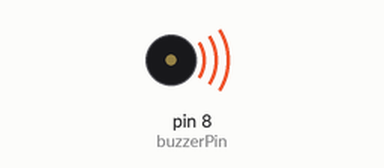
This sketch was run on a simulated Arduino Uno, built with avr-gcc and run on an emulated ATmega328P. Shown: buzzer (waves = sounding).

Above: at 0.1 s.
At 5.2 s:
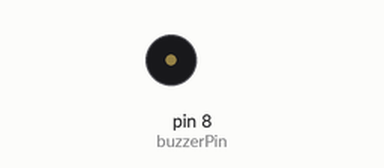
Timing chart, 0 to 6.7 s (numbered marks = the images above):
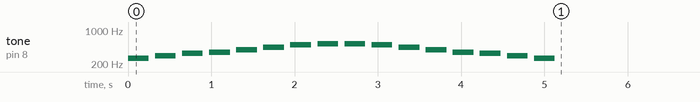

The sketch:

starter.ino
```cpp
#include "pitches.h"

int buzzerPin = 8;

// notes in the melody:
int melody[] = {
  NOTE_C4, NOTE_D4, NOTE_E4, NOTE_F4, NOTE_G4, NOTE_A4, NOTE_B4, NOTE_C5
};

// note durations: 4 = quarter note, 8 = eighth note, etc.:
int noteDurations[] = {
  4, 4, 4, 4, 4, 4, 4, 4
};

void setup() {

  // Serial.begin(9600);
  // printInt(noteCount, "Note count: ");

  int noteCount = sizeof(melody) / sizeof(melody[0]);
  for (int thisNote = 0; thisNote < noteCount; thisNote++) {
    int noteDuration = 1000 / noteDurations[thisNote];
    tone(buzzerPin, melody[thisNote], noteDuration);
    int pauseBetweenNotes = noteDuration * 1.30;
    delay(pauseBetweenNotes);
    noTone(buzzerPin);
  }

  for (int thisNote = noteCount - 1; thisNote >= 0; thisNote--) {
    int noteDuration = 1000 / noteDurations[thisNote];
    tone(buzzerPin, melody[thisNote], noteDuration);
    int pauseBetweenNotes = noteDuration * 1.30;
    delay(pauseBetweenNotes);
    noTone(buzzerPin);
  }

}

void loop() {

}
```

pitches.h
```cpp
/*************************************************
 * Public Constants
 *************************************************/
#define NOTE_B0  31
#define NOTE_C1  33
#define NOTE_CS1 35
#define NOTE_D1  37
#define NOTE_DS1 39
#define NOTE_E1  41
#define NOTE_F1  44
#define NOTE_FS1 46
#define NOTE_G1  49
#define NOTE_GS1 52
#define NOTE_A1  55
#define NOTE_AS1 58
#define NOTE_B1  62
#define NOTE_C2  65
#define NOTE_CS2 69
#define NOTE_D2  73
#define NOTE_DS2 78
#define NOTE_E2  82
#define NOTE_F2  87
#define NOTE_FS2 93
#define NOTE_G2  98
#define NOTE_GS2 104
#define NOTE_A2  110
#define NOTE_AS2 117
#define NOTE_B2  123
#define NOTE_C3  131
#define NOTE_CS3 139
#define NOTE_D3  147
#define NOTE_DS3 156
#define NOTE_E3  165
#define NOTE_F3  175
#define NOTE_FS3 185
#define NOTE_G3  196
#define NOTE_GS3 208
#define NOTE_A3  220
#define NOTE_AS3 233
#define NOTE_B3  247
#define NOTE_C4  262
#define NOTE_CS4 277
#define NOTE_D4  294
#define NOTE_DS4 311
#define NOTE_E4  330
#define NOTE_F4  349
#define NOTE_FS4 370
#define NOTE_G4  392
#define NOTE_GS4 415
#define NOTE_A4  440
#define NOTE_AS4 466
#define NOTE_B4  494
#define NOTE_C5  523
#define NOTE_CS5 554
#define NOTE_D5  587
#define NOTE_DS5 622
#define NOTE_E5  659
#define NOTE_F5  698
#define NOTE_FS5 740
#define NOTE_G5  784
#define NOTE_GS5 831
#define NOTE_A5  880
#define NOTE_AS5 932
#define NOTE_B5  988
#define NOTE_C6  1047
#define NOTE_CS6 1109
#define NOTE_D6  1175
#define NOTE_DS6 1245
#define NOTE_E6  1319
#define NOTE_F6  1397
#define NOTE_FS6 1480
#define NOTE_G6  1568
#define NOTE_GS6 1661
#define NOTE_A6  1760
#define NOTE_AS6 1865
#define NOTE_B6  1976
#define NOTE_C7  2093
#define NOTE_CS7 2217
#define NOTE_D7  2349
#define NOTE_DS7 2489
#define NOTE_E7  2637
#define NOTE_F7  2794
#define NOTE_FS7 2960
#define NOTE_G7  3136
#define NOTE_GS7 3322
#define NOTE_A7  3520
#define NOTE_AS7 3729
#define NOTE_B7  3951
#define NOTE_C8  4186
#define NOTE_CS8 4435
#define NOTE_D8  4699
#define NOTE_DS8 4978

void printInt(int value, char text[]) {
  Serial.print(text);
  Serial.println(value);
}

void printFloat(float value, char text[]) {
  Serial.print(text);
  Serial.println(value);
}

void printChar(char value, char text[]) {
  Serial.print(text);
  Serial.println(value);
}
```
